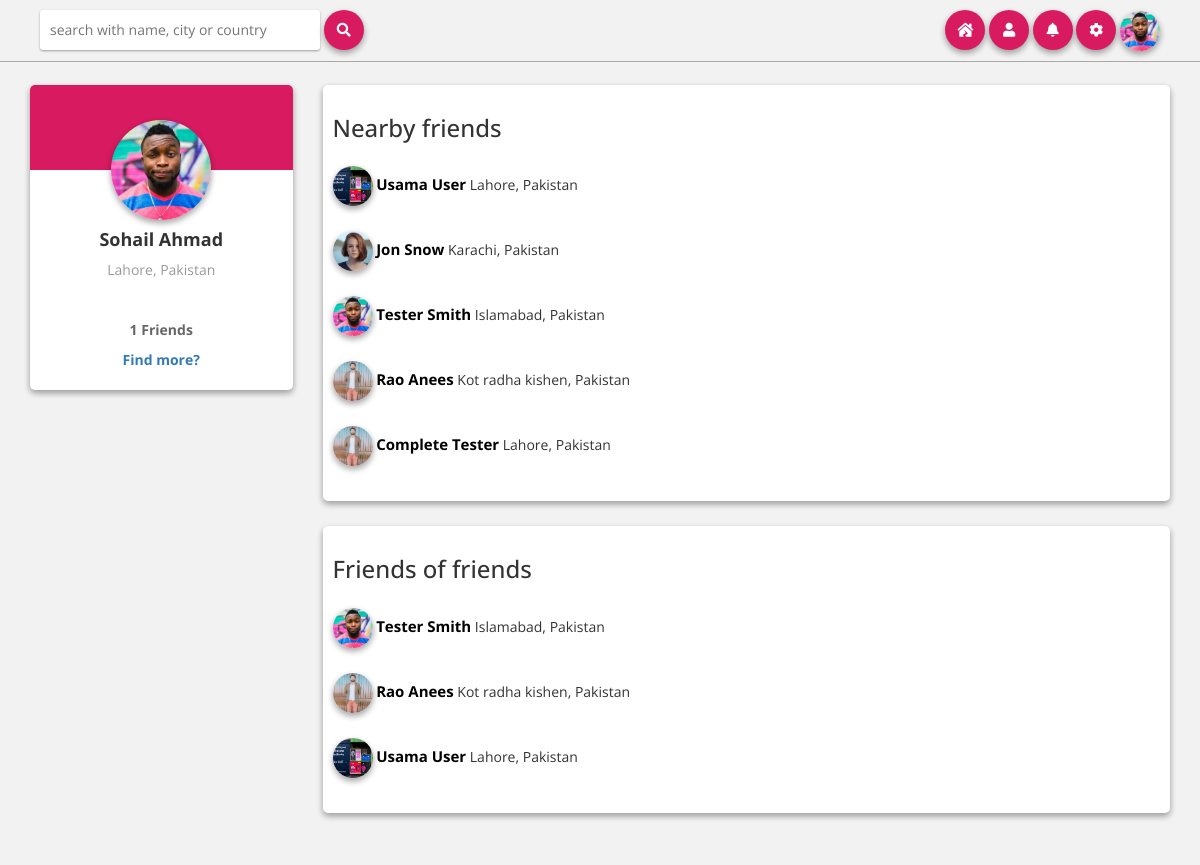
Page /user/friends-suggestions/ (signed in) on the earlier database version.
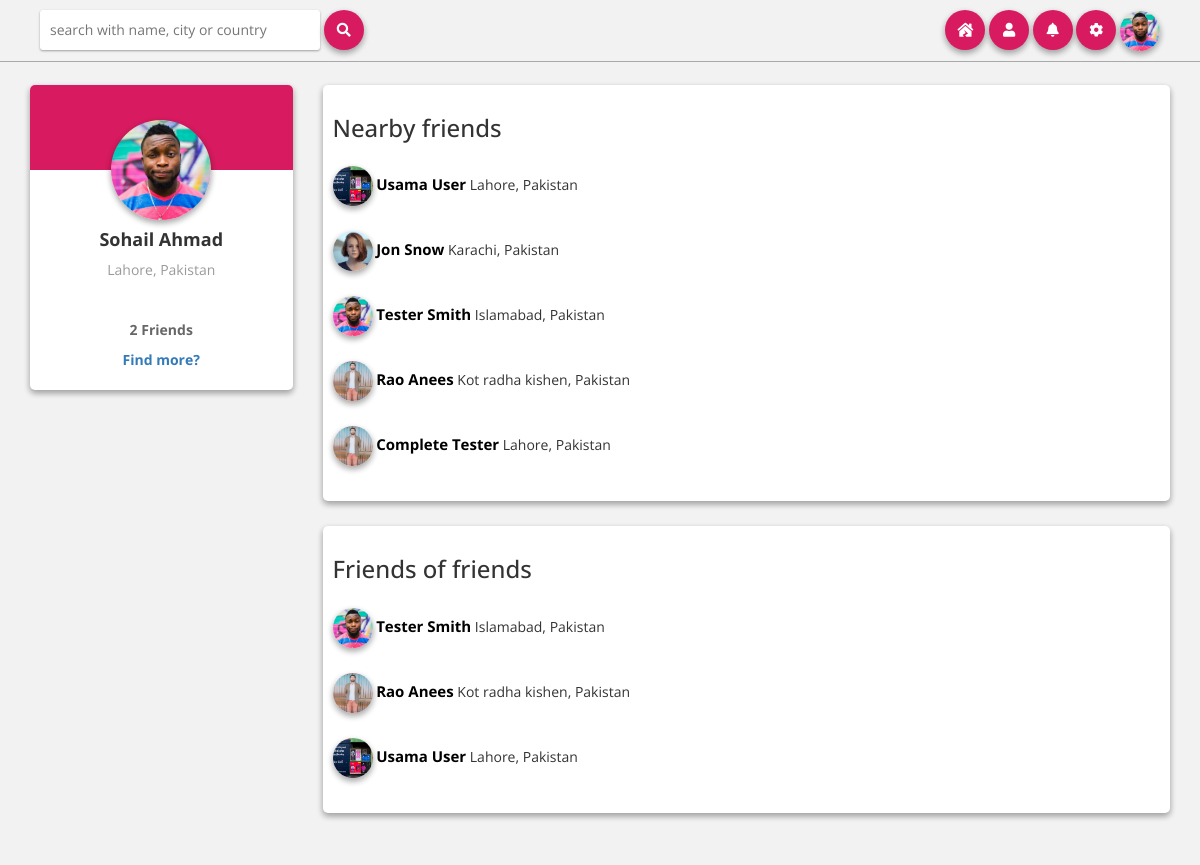
Same page on the later database version.
### authentication/models.py (models this page shows, shortened)
class User(AbstractBaseUser, PermissionsMixin):
    GENDER_CHOICES = [('male', 'Male'), ('female', 'Female')]
    id = models.UUIDField(primary_key=True, default=uuid.uuid4)
    email = models.CharField(max_length=128, verbose_name="Email", unique=True)
    password = models.CharField(max_length=12, verbose_name="Password")
    first_name = models.CharField(max_length=50)
    last_name = models.CharField(max_length=50)
    created_at = models.DateTimeField(auto_now_add=True)
    updated_at = models.DateTimeField(auto_now_add=True)
    date_of_birth = models.DateField(null=True, blank=True, default=None)
    image = models.ImageField(upload_to=custom_upload_url, null=True, blank=True, default='dps/profile.jpg')
    friends = models.ManyToManyField(to="self")
    city = models.CharField(null=True, blank=True, default='', max_length=150)
    country = models.CharField(null=True, blank=True, default='', max_length=150)
    is_active = models.BooleanField(default=True)
    is_staff = models.BooleanField(default=False)
    is_superuser = models.BooleanField(default=False)
    notifications = models.ManyToManyField('core.Notification')
    gender = models.CharField(choices=GENDER_CHOICES, max_length=6, default='male')
    USERNAME_FIELD = 'email'
    EMAIL_FIELD = 'email'
    REQUIRED_FIELDS = ('first_name', 'last_name', 'password')
    objects = UserManager()
    class Meta:
        verbose_name = "User"
        verbose_name_plural = "Users"
    @property
    def name(self):
        return "{} {}".format(self.first_name, self.last_name)

### core/views.py (the view)
# urls.py: path('friends-suggestions/', FriendsSuggestionView.as_view(), name='friends-suggestions'),
class FriendsSuggestionView(LoginRequiredMixin, TemplateView):
    template_name = 'friends-suggestion.html'
    def get_context_data(self, **kwargs):
        context = super(FriendsSuggestionView, self).get_context_data(**kwargs)
        user_friends_ids = self.request.user.friends.values_list('id', flat=True)
        context['nearby_friends'] = User.objects.filter(
            Q(city=self.request.user.city) | Q(country=self.request.user.country))\
            .distinct().exclude(id__in=user_friends_ids).exclude(id=self.request.user.id)
        ids = []
        for friend in self.request.user.friends.all():
            for id in friend.friends.all().values_list('id', flat=True):
                if id not in ids:
                    ids.append(id)
        context['friends_of_friends'] = User.objects.filter(id__in=ids).distinct().exclude(id=self.request.user.id)
        return context

### FYP/context_processors.py (called while the page is built)
def add_project_name(obj):
    return {"PROJECT_NAME": settings.PROJECT_NAME}

### templates/friends-suggestion.html (shortened to what this page needs)
{% extends 'skeleton/base.html' %}
{% load static %}
{% block body_id %}friendsSuggestion{% endblock %}
{% block page_styles %}
    <link rel="stylesheet" href="{% static 'css/friends-suggestions.css' %}">
    <link rel="stylesheet" href="{% static 'css/navbar.css' %}">
    <link rel="stylesheet" href="{% static 'css/post.css' %}">
    <link rel="stylesheet" href="{% static 'css/sidebar.css' %}">
{% endblock %}
{% block content %}
    {% include 'components/header.html' %}
    <div class="container main-section">
        <div class="row">
            <div class="col-md-3 profile-section-container">
                {% include 'components/profile.html' %}
            </div>
            <div class="col-md-9 main-suggestions">
                <div class="nearby-friends">
                    <h3>Nearby friends</h3>
                    {% for friend in nearby_friends %}
                        <div class="friend_suggestion">
                        <span class="left-side">
                            <img src="{{ friend.image.url }}" alt="{{ friend.name }}" class="circle-small">
                            <a href="{% url 'core:profile' friend.pk %}" class="profile-link">{{ friend.name }}</a>
                            <span class="location">{{ friend.city }}, {{ friend.country }}</span>
                        </span>
                        </div>
                    {% endfor %}
                </div>
            {% if friends_of_friends %}
                <div class="friends-of-friends">
                    <h3>Friends of friends</h3>
                    {% for friend in friends_of_friends %}
                        <div class="friend_suggestion">
                        <span class="left-side">
                            <img src="{{ friend.image.url }}" alt="{{ friend.name }}" class="circle-small">
                            <a href="{% url 'core:profile' friend.pk %}" class="profile-link">{{ friend.name }}</a>
                            <span class="location">{{ friend.city }}, {{ friend.country }}</span>
                        </span>
                        </div>
                    {% endfor %}
                </div>
            {% endif %}
            </div>
        </div>
    </div>
{% endblock %}

### templates/skeleton/base.html (shortened to what this page needs)
<!doctype html>
<html class="no-js" lang="">
{% load static %}
<head>
    <link rel="stylesheet" href="https://maxcdn.bootstrapcdn.com/bootstrap/3.3.7/css/bootstrap.min.css"
>
    <link rel="stylesheet"
          href="https://cdnjs.cloudflare.com/ajax/libs/bootstrap-datepicker/1.8.0/css/bootstrap-datepicker.min.css">
    <link rel="stylesheet"
          href="https://cdnjs.cloudflare.com/ajax/libs/bootstrap-datepicker/1.8.0/css/bootstrap-datepicker3.min.css">
    <link rel="stylesheet" href="https://use.fontawesome.com/releases/v5.8.2/css/all.css"
>
    <link rel="stylesheet" href="{% static 'css/main.css' %}">
    {% block page_styles %}{% endblock %}
    <link rel="stylesheet" href="{% static 'css/form.css' %}">
    <link rel="stylesheet" href="{% static 'css/responsive.css' %}">
    <link rel="stylesheet" href="https://cdnjs.cloudflare.com/ajax/libs/jqueryui/1.12.1/jquery-ui.css">
</head>
<body id="{% block body_id %}{% endblock %}">
{% block content %}{% endblock %}
</body>
</html>

### templates/components/header.html (shortened to what this page needs)
{% load static %}
<div class="velyria-navbar-container">
    <div class="nav-left-content">
        <form method="post" action="{% url 'core:search-results' %}">
            <input type="text" placeholder="search with name, city or country" id="search-Field" name="query">
            <button class="circle-small pink"><i class="fas fa-search"></i></button>
        </form>
    </div>
    <div class="nav-right-content">
        <button class="circle-small pink"><a href="{% url 'core:dashboard' %}"><i class="fas fa-house-damage"></i></a>
        </button>
        <button class="circle-small pink"><a href="{% url 'core:profile' user.pk %}"><i class="fas fa-user"></i></a>
        </button>
        <span class="dropdown">
      <button class="circle-small pink" id="notification-button" data-toggle="dropdown" aria-haspopup="true"
              aria-expanded="true"><i class="fas fa-bell"></i></button>
    </span>
        <span class="dropdown">
    <button class="circle-small pink dropdown-toggle" data-toggle="dropdown" id="settings-button" aria-haspopup="true"
            aria-expanded="false"><i class="fas fa-cog"></i></button>
    </span>
        <img src="{{ user.image.url }}" class="circle-small" alt="profile">
    </div>
</div>

### templates/components/profile.html (shortened to what this page needs)
{% load static %}
<div class="dashboard-profile">
    <div class="profile-foreground">
        <img src="{{ MEDIA_URL }}{{ user.image.url }}" class="circle-large" alt="profile">
        <h4 class="profile-name">{{ user.name }}</h4>
        <p class="profile-location">{{ user.city }}, {{ user.country }}</p>
        <p class="profile-friends">{{ user.friends.count }} Friends</p>
        <a class="profile-link" href="{% url 'core:friends-suggestions' %}">Find more?</a>
    </div>
</div>

### static/css/main.css (style rules this page uses)
html { color: #222; font-size: 1em; line-height: 1.4; height: 100%; }
audio, canvas, iframe, img, svg, video { vertical-align: middle; }
body { height: 100%; margin: 0; padding: 0; font-family: 'Open Sans', sans-serif; }
.circle-small { width: 40px; height: 40px; border-radius: 40px; line-height: 20px; border: none; box-shadow: 0 3px 6px rgba(0,0,0,0.16), 0 3px 6px rgba(0,0,0,0.23); outline: none; }
.pink { background-color: rgba(216, 27, 96, 1); color: white; }
.pink a { color: white; text-decoration: none; }
.circle-large { width: 100px; height: 100px; border-radius: 50px; box-shadow: 0 3px 6px rgba(0,0,0,0.16), 0 3px 6px rgba(0,0,0,0.23); }

### static/css/friends-suggestions.css (style rules this page uses)
#friendsSuggestion { background-color: rgba(0, 0, 0, 0.05); }
#friendsSuggestion .main-section { margin-top: 70px; position: relative; }
#friendsSuggestion .main-section .main-suggestions { margin-top: 15px; }
#friendsSuggestion .main-section .main-suggestions .nearby-friends, #friendsSuggestion .main-section .main-suggestions .friends-of-friends { border-radius: 5px; box-shadow: 0 3px 6px rgba(0, 0, 0, 0.16), 0 3px 6px rgba(0, 0, 0, 0.23); margin-bottom: 25px; padding: 10px; background-color: white; }
#friendsSuggestion .main-section .main-suggestions .nearby-friends h3, #friendsSuggestion .main-section .main-suggestions .friends-of-friends h3 { margin-bottom: 20px; }
#friendsSuggestion .main-section .main-suggestions .nearby-friends .friend_suggestion, #friendsSuggestion .main-section .main-suggestions .friends-of-friends .friend_suggestion { margin: 25px 0; }
#friendsSuggestion .main-section .main-suggestions .nearby-friends .profile-link, #friendsSuggestion .main-section .main-suggestions .friends-of-friends .profile-link { color: black; font-size: 15px; font-weight: bold; text-decoration: none; }

### static/css/navbar.css (style rules this page uses)
.velyria-navbar-container { border-bottom: 1px solid rgba(0, 0, 0, 0.3); padding: 10px 40px; position: fixed; width: 100%; display: block; z-index: 100; top: 0; left: 0; background-color: #F2F2F2; }
.velyria-navbar-container .nav-left-content #search-Field { width: 25%; border: none; outline: none; border-radius: 3px; padding: 10px; box-shadow: 0 1px 3px rgba(0, 0, 0, 0.12), 0 1px 2px rgba(0, 0, 0, 0.24); }
.velyria-navbar-container .nav-right-content { float: right; margin-top: -40px; }

### static/css/sidebar.css (style rules this page uses)
.profile-section-container { padding: 15px; }
.profile-section-container .dashboard-profile { background: white; border-radius: 5px; padding-bottom: 20px; position: relative; overflow: hidden; box-shadow: 0 3px 6px rgba(0, 0, 0, 0.16), 0 3px 6px rgba(0, 0, 0, 0.23); }
.profile-section-container .dashboard-profile .profile-foreground { text-align: center; margin-top: -50px; }
.profile-section-container .dashboard-profile .profile-foreground .profile-name { font-weight: bold; }
.profile-section-container .dashboard-profile .profile-foreground .profile-link { font-weight: bold; cursor: pointer; }
.profile-section-container .dashboard-profile .profile-foreground .profile-friends { color: rgba(0, 0, 0, 0.6); font-weight: bold; margin-top: 40px; }
.profile-section-container .dashboard-profile .profile-foreground .profile-location { color: rgba(0, 0, 0, 0.4); }

Differences in the rows shown:
changed User "Sohail Ahmad": friends.count "1" → "2"
